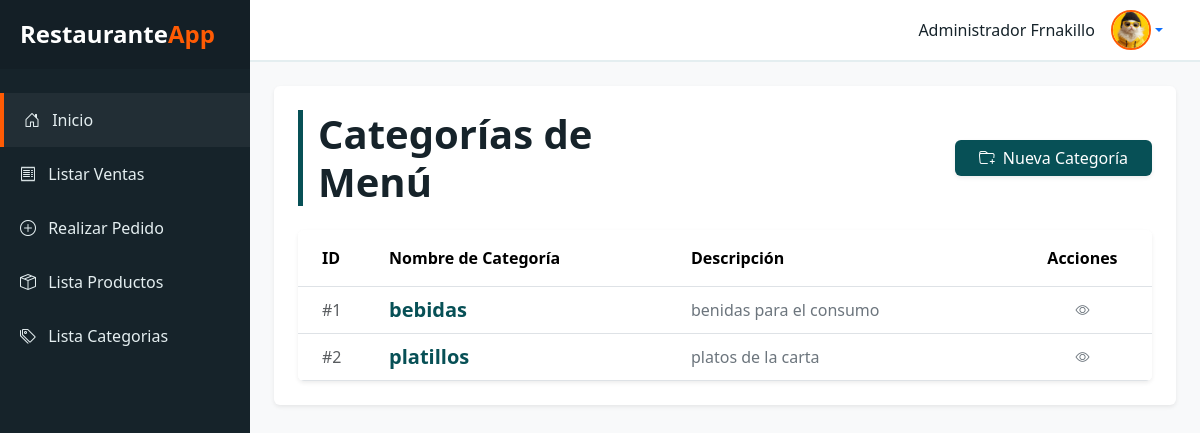
Page /categorias/ on the committed database.
### restaurante/models.py (models this page shows, shortened)
class Categoria(models.Model):
    nombre = models.CharField(max_length=100, unique=True)
    descripcion = models.TextField(blank=True, null=True)
    class Meta:
        verbose_name = _("Categoría")
        verbose_name_plural = _("Categorías")

### restaurante/views.py (the view)
# urls.py: path('categorias/', views.lista_categorias, name='lista_categorias'),
def lista_categorias(request):
    categorias = Categoria.objects.all()
    return render(request, 'categorias/lista_categorias.html', {'categorias': categorias})

### restaurante/templates/categorias/lista_categorias.html (shortened to what this page needs)
{% extends "base.html" %}
{% block content %}
<div class="row align-items-center mb-4">
    <div class="col-md-6">
        <h1 class="title-accent m-0">Categorías de Menú</h1>
    </div>
    <div class="col-md-6 text-md-end mt-3 mt-md-0">
        <a href="{% url 'crear_categoria' %}" class="btn btn-sea px-4 shadow-sm">
            <i class="bi bi-folder-plus me-2"></i>Nueva Categoría
        </a>
    </div>
</div>
<div class="table-responsive shadow-sm rounded">
    <table class="table table-hover align-middle bg-white mb-0">
        <thead class="custom-table thead">
            <tr>
                <th class="ps-4 py-3">ID</th>
                <th class="py-3">Nombre de Categoría</th>
                <th class="py-3">Descripción</th>
                <th class="py-3 text-center">Acciones</th>
            </tr>
        </thead>
        <tbody>
            {% for cat in categorias %}
            <tr>
                <td class="ps-4 text-muted">#{{ cat.id }}</td>
                <td>
                    <span class="cat-name fs-5">{{ cat.nombre }}</span>
                </td>
                <td>
                    <span class="text-secondary italic">{{ cat.descripcion|default:"Sin descripción" }}</span>
                </td>
                <td class="text-center">
                    <button class="btn btn-sm btn-outline-secondary border-0" title="Ver productos de esta categoría">
                        <i class="bi bi-eye"></i>
                    </button>
                </td>
            </tr>
            {% endfor %}
        </tbody>
    </table>
</div>
{% endblock %}

### restaurante/templates/base.html (style rules this page uses)
:root { --mirage: #16232a; --blaze-orange: #ff5b04; --deep-sea-green: #075056; --wild-sand: #e4eef0; }
body { background-color: #f8f9fa; overflow-x: hidden; }

### restaurante/templates/categorias/lista_categorias.html (style rules this page uses)
.title-accent { color: var(--mirage); border-left: 5px solid var(--deep-sea-green); padding-left: 15px; font-weight: 700; }
.btn-sea { background-color: var(--deep-sea-green); color: white; border: none; transition: 0.3s; }
.cat-name { color: var(--deep-sea-green); font-weight: 600; }

### rows in the picture
Categoria: id "1", nombre "bebidas", descripcion "benidas para el consumo"
Categoria: id "2", nombre "platillos", descripcion "platos de la carta"
